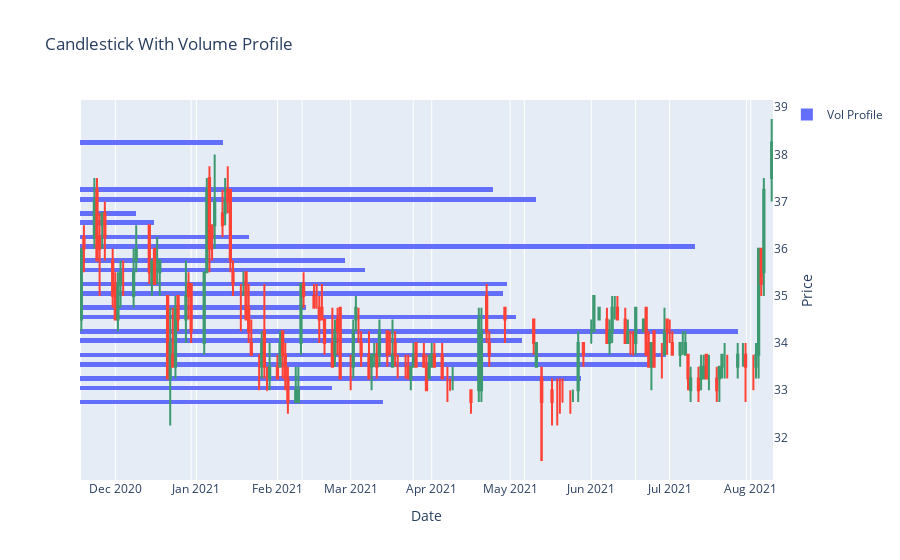

This figure's notebook cell:
### Code cell
fig = go.Figure()
fig.add_trace(go.Histogram(name='Vol Profile', x=dt['Net'], y=dt['Close'], nbinsy=70, histfunc='sum',orientation="h",visible=True,yaxis="y2", xaxis="x"))

fig.add_trace(go.Candlestick(
            x=dt['TrdDate'],
            open=dt['Open'],
            high=dt['High'],
            low=dt['Low'],
            close=dt['Close'],
            xaxis="x2",
            yaxis="y2",
            visible=True,
            showlegend=False
        ))

layout=go.Layout(
        title=go.layout.Title(text="Candlestick With Volume Profile"),
        xaxis=go.layout.XAxis(
            side="top",
            #range=[0, 90000000],
            rangeslider=go.layout.xaxis.Rangeslider(visible=False),
            showticklabels=False
        ),
        yaxis=go.layout.YAxis(
            side="left",
            #range=[low, high],
            showticklabels=True
        ),
        xaxis2=go.layout.XAxis(
            side="bottom",
            title="Date",
            rangeslider=go.layout.xaxis.Rangeslider(visible=False),
            overlaying="x"
        ),
        yaxis2=go.layout.YAxis(
            side="right",
            title="Price",
            #range=[low, high],
            overlaying="y"
        )
    )
fig.update_layout(layout)
fig.show()

### Figure 1 — Plotly figure (JSON) as saved in the notebook; plotly's stock layout.template omitted (floating-point values rounded to 4 significant figures; data arrays with more than 128 entries replaced by an {"elided": "..."} marker saying what was removed)
{"data": [{"histfunc": "sum", "name": "Vol Profile", "nbinsy": 70, "orientation": "h", "type": "histogram", "visible": true, "x": {"elided": "164 mixed values"}, "xaxis": "x", "y": {"elided": "164 mixed values"}, "yaxis": "y2"}, {"close": {"elided": "164 mixed values"}, "high": {"elided": "164 mixed values"}, "low": {"elided": "164 mixed values"}, "open": {"elided": "164 mixed values"}, "showlegend": false, "type": "candlestick", "visible": true, "x": {"elided": "164 str values"}, "xaxis": "x2", "yaxis": "y2"}], "layout": {"title": {"text": "Candlestick With Volume Profile"}, "xaxis": {"rangeslider": {"visible": false}, "showticklabels": false, "side": "top"}, "xaxis2": {"overlaying": "x", "rangeslider": {"visible": false}, "side": "bottom", "title": {"text": "Date"}}, "yaxis": {"showticklabels": true, "side": "left"}, "yaxis2": {"overlaying": "y", "side": "right", "title": {"text": "Price"}}}}
